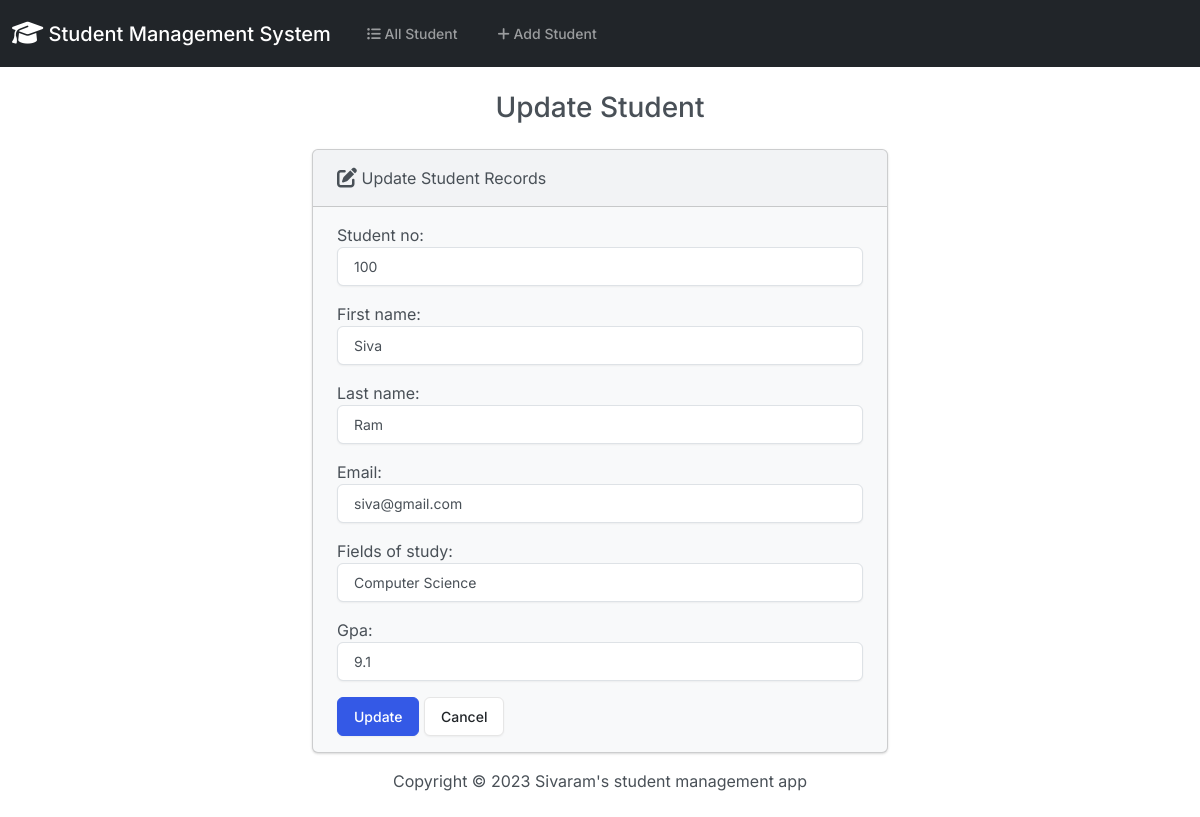
Screenshot of /edit/1 with the database file from the repository.
### student/models.py (models this page shows, shortened)
class Student(models.Model):
    student_no=models.PositiveIntegerField()
    First_name=models.CharField(max_length=30)
    last_name=models.CharField(max_length=30)
    email=models.EmailField(max_length=100)
    fields_of_study=models.CharField(max_length=100)
    gpa=models.FloatField()

### student/views.py (the view)
# urls.py: path('edit/<int:id>',views.edit,name='edit'),
def edit(request,id):
    if request.method=="POST":
        student = Student.objects.get(pk=id)
        form=StudentForm(request.POST,instance=student)
        if form.is_valid():
            form.save()
        return render(request,'student/edit.html',{'form':form,'success':True})
    else:
        student=Student.objects.get(pk=id)
        form=StudentForm(instance=student)
        return render(request,'student/edit.html',{'form':form})

### student/forms.py
class StudentForm(forms.ModelForm):
    class Meta:
        model = Student
        fields = '__all__'
        label = {
            'student_no': 'Student Number',
            'First_name': 'First Name',
            'last_name': 'Last Name',
            'email': 'Email',
            'fields_of_study': 'Field of study',
            'gpa': 'GPA',
        }
        widgets = {
            'student_no': forms.NumberInput(attrs={'class': 'form-control'}),
            'First_name': forms.TextInput(attrs={'class': 'form-control'}),
            'last_name': forms.TextInput(attrs={'class': 'form-control'}),
            'email': forms.EmailInput(attrs={'class': 'form-control'}),
            'fields_of_study': forms.TextInput(attrs={'class': 'form-control'}),
            'gpa': forms.NumberInput(attrs={'class': 'form-control'}),
        }

### student/templates/student/edit.html (shortened to what this page needs)
{% extends "student/base.html" %}
{% block body %}
    <h3 class="text-center m-4"> Update Student</h3>
{% if success %}
    <div class="alert alert-success" role="alert">
        The Student is Updated successfully
        <a href="{% url 'index' %}"> Go to Home Page </a>
    </div>
{% else %}
    <div class="row justify-content-center">
        <div class="col-6">
            <div class="card bg-light mb-3">
                <div class="card-header">
                    <i class="fa-solid fa-pen-to-square fa-lg"></i> Update Student Records
                </div>
                <div class="card-body">
                    <form action="" method="POST">
                        {{ form.as_p }}
                        <button type="submit" class="btn btn-primary"> Update </button>
                        <a href="{% url 'index' %}" class="btn btn-secondary"> Cancel</a>
                    </form>
                </div>
              </div>
        </div>
    </div>
{% endif %}
{% endblock body %}

### rows the page displays
Student: student_no "100", First_name "Siva", last_name "Ram", email "siva@gmail.com", fields_of_study "Computer Science", gpa "9.1"
